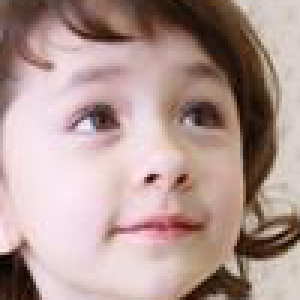
#> input picture client-win/faces/1/1528102713.2417667.png, 100 x 100 px (shown 3 times larger)
$ python -i haarcascade_detective.py   (imports and definitions only)
#> lines starting #> are read from the running program, lines starting #| are printed output that depends on the picture
import os
import cv2
import time


class HaarcascadeDetective(object):
    def __init__(self):
        self.cascade_classifier = cv2.CascadeClassifier()

    def get_face_classifier(self):
        try:
            self.cascade_classifier.load('haarcascades' + os.path.sep + 'haarcascade_frontalface_default.xml')
        except Exception as e:
            pass
        return self

    def get_faces(self, img_file):
        image = cv2.imread(img_file)
#> image is the input picture: shape (100, 100, 3); mean B, G, R 147.1, 152.3, 177.6
        gray = cv2.cvtColor(image.copy(), cv2.COLOR_BGR2GRAY)
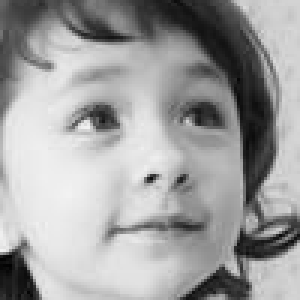
#> gray: shape (100, 100) (shown 3 times larger); min 2, max 242, mean 159.3
#> (the run stopped early here; a loop or call above may not have finished)
